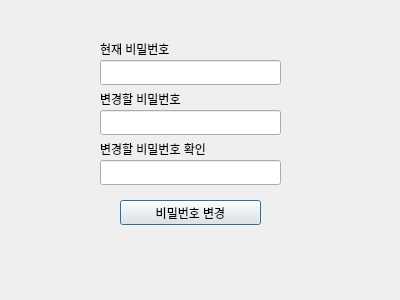
<?xml version="1.0" encoding="UTF-8"?>
<ui version="4.0">
 <class>change_Pw</class>
 <widget class="QDialog" name="change_Pw">
  <property name="geometry">
   <rect>
    <x>0</x>
    <y>0</y>
    <width>400</width>
    <height>300</height>
   </rect>
  </property>
  <property name="windowTitle">
   <string>Dialog</string>
  </property>
  <widget class="QPushButton" name="change_Btn">
   <property name="geometry">
    <rect>
     <x>120</x>
     <y>200</y>
     <width>141</width>
     <height>25</height>
    </rect>
   </property>
   <property name="text">
    <string>비밀번호 변경</string>
   </property>
  </widget>
  <widget class="QLineEdit" name="now_pw">
   <property name="geometry">
    <rect>
     <x>100</x>
     <y>60</y>
     <width>181</width>
     <height>25</height>
    </rect>
   </property>
  </widget>
  <widget class="QLineEdit" name="ch_pw">
   <property name="geometry">
    <rect>
     <x>100</x>
     <y>110</y>
     <width>181</width>
     <height>25</height>
    </rect>
   </property>
  </widget>
  <widget class="QLineEdit" name="ck_ch_pw">
   <property name="geometry">
    <rect>
     <x>100</x>
     <y>160</y>
     <width>181</width>
     <height>25</height>
    </rect>
   </property>
  </widget>
  <widget class="QLabel" name="label">
   <property name="geometry">
    <rect>
     <x>100</x>
     <y>140</y>
     <width>131</width>
     <height>17</height>
    </rect>
   </property>
   <property name="text">
    <string>변경할 비밀번호 확인</string>
   </property>
  </widget>
  <widget class="QLabel" name="label_2">
   <property name="geometry">
    <rect>
     <x>100</x>
     <y>90</y>
     <width>141</width>
     <height>17</height>
    </rect>
   </property>
   <property name="text">
    <string>변경할 비밀번호</string>
   </property>
  </widget>
  <widget class="QLabel" name="label_3">
   <property name="geometry">
    <rect>
     <x>100</x>
     <y>40</y>
     <width>111</width>
     <height>17</height>
    </rect>
   </property>
   <property name="text">
    <string>현재 비밀번호</string>
   </property>
  </widget>
 </widget>
 <resources/>
 <connections/>
</ui>
